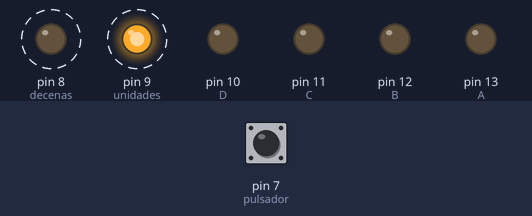
Recording of a sketch running on a simulated Arduino Uno, built with avr-gcc and run on an emulated ATmega328P. Shown: output pins drawn as LEDs (lit = HIGH). Dashed ring = blinking. The test bench sets the inputs (shaded band); at power-on: pin 7 (pulsador) LOW.

Above: at 1.25 s.
1.3 s: pin 7 (pulsador) pulled HIGH for 0.25 s
At 1.45 s:
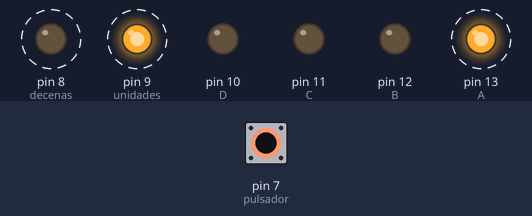
4.3 s: pin 7 (pulsador) pulled HIGH for 1 s
At 5.05 s:
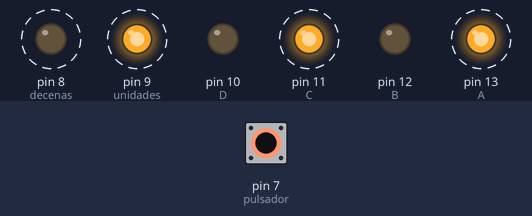
7.3 s: pin 7 (pulsador) pulled HIGH for 0.25 s
At 7.45 s:
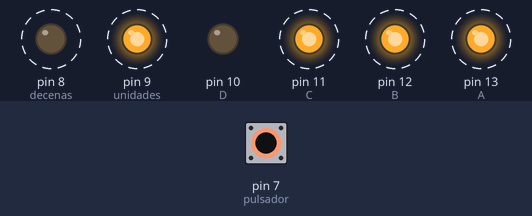
10.3 s: pin 7 (pulsador) pulled HIGH for 3.2 s
At 10.45 s:
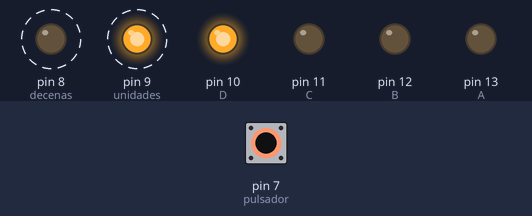
15.0 s: pin 7 (pulsador) pulled HIGH for 3.2 s
At 15.15 s:
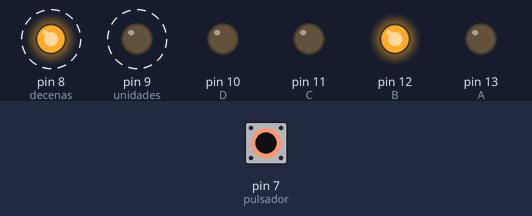
19.7 s: pin 7 (pulsador) pulled HIGH for 0.25 s
At 19.95 s:
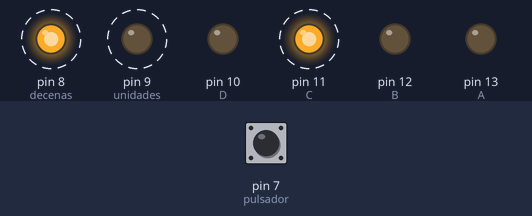
Timing chart, 0 to 23.7 s (numbered marks = the images above; inputs shaded):
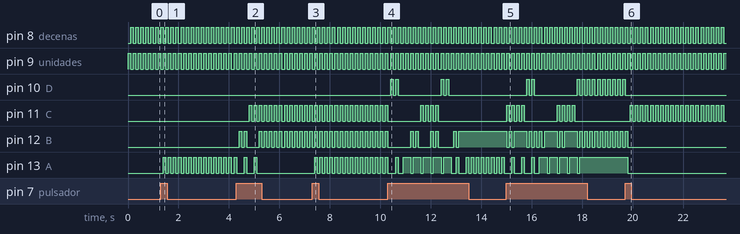

Measured:
- after the input at 1.3 s, pin 13 (A): alternates HIGH for 0.10 s and LOW for 0.10 s, starting after 0.10 s
- after the input at 4.3 s, pin 11 (C): alternates HIGH for 0.10 s and LOW for 0.10 s, starting after 0.50 s; pin 12 (B): goes HIGH 0.10 s, LOW 0.10 s, HIGH 0.10 s, LOW 0.50 s, 10 × (HIGH 0.10 s, LOW 0.10 s), then HIGH, starting after 0.10 s; pin 13 (A): alternates HIGH for 0.10 s and LOW for 0.30 s, 4 changes in all, then stays LOW, starting after 0.30 s
- after the input at 7.3 s, pin 13 (A): alternates HIGH for 0.10 s and LOW for 0.10 s, starting after 0.10 s
- after the input at 10.3 s, pin 10 (D): LOW → HIGH after 0.10 s, → LOW 0.10 s later, → HIGH 0.10 s later, → LOW 0.10 s later, … (8 changes in this stretch)
- after the input at 15.0 s, pin 10 (D): goes HIGH 0.10 s, LOW 0.10 s, HIGH 0.10 s, LOW 1.7 s, 9 × (HIGH 0.10 s, LOW 0.10 s), then HIGH, starting after 0.81 s; pin 11 (C): goes 3 × (HIGH 0.10 s, LOW 0.10 s), HIGH 0.10 s, LOW 1.3 s, 3 × (HIGH 0.10 s, LOW 0.10 s), HIGH 0.10 s, then LOW, starting at once
- after the input at 19.7 s, pin 10 (D): goes on until 19.7 s, then stays LOW; pin 11 (C): alternates HIGH for 0.10 s and LOW for 0.10 s, starting after 0.21 s; pin 12 (B): goes on until 19.8 s, then stays LOW; pin 13 (A): HIGH → LOW after 0.11 s
- by itself, pin 8 (decenas), pin 9 (unidades): alternates HIGH for 0.10 s and LOW for 0.10 s

The sketch:

numeros_del_0_al_99_con_pulsador.ino
```cpp
//Mishel Mejia-Ciercom 6"A"- Sistemas Microprocesados

//declarar variables de pines arduino
int A= 13;//bit mas siginificativo
int B=12;
int C=11;
int D=10;//bit menos significativo
int unidades=9;
int decenas=8;
int pulsador=7;
//declar variables parametricas
int valor_decena;
int valor_unidad;
// variable contador inicializada en 0
int contador=0;

void setup() {
// declarar el estado de los pines del arduino, en este caso todos se han puesto como salidas
pinMode (A,OUTPUT);//BIT MAS SIGNIFICATIVO
pinMode (B,OUTPUT);
pinMode (C,OUTPUT);
pinMode (D,OUTPUT);//BIT MENOS SIGNIFICATIVO
pinMode (unidades, OUTPUT);
pinMode (decenas, OUTPUT);
pinMode (pulsador, INPUT);
}

void loop() {

 if (digitalRead(pulsador)==HIGH){//condicion para que cuando el pulsador este en alto el contaodr aumente en uno.

 contador++;
 if(contador==100){contador=0;}}// condición para que cuando el contador llegue a 99 se vuelva a inicializar en 0 despues de este.

    valor_decena= contador/10;// Cálculo de las decenas
    valor_unidad= (contador -(valor_decena*10));//Cálculo para las unidades
    //Multiplexacion
    digitalWrite (unidades, HIGH);
    digitalWrite (decenas, LOW);
    //Imprimir dato
    contador_display (valor_unidad);// para imprimir ese parametro
    delay (100);
    digitalWrite (unidades, LOW);
    digitalWrite (decenas, HIGH);
    //imprimir dato
     contador_display (valor_decena);// para imprimir ese parametro
      delay (100);

}
void contador_display(int numero)// en int numero se almacena decena y unidad
{ // En esta parte se realiza los diferentes numeros del 0 al 9 que se observaran en los displays, como se puede ver estan en binario.
  // D es el bit menos siginificativo y A el bit mas siginificativo (DCBA)
    switch(numero){

   case 0:
  //0, el cero en binario  es 0000
   digitalWrite(A,LOW);
  digitalWrite(B,LOW);
  digitalWrite(C,LOW);
  digitalWrite(D,LOW);
    break;
    case 1:
  //1 el uno en binario es 0001
   digitalWrite(A,HIGH);
  digitalWrite(B,LOW);
  digitalWrite(C,LOW);
  digitalWrite(D,LOW);
    break;
    case 2:
  //2 el dos en binario es 0010
   digitalWrite(A,LOW);
  digitalWrite(B,HIGH);
  digitalWrite(C,LOW);
  digitalWrite(D,LOW);
    break;
    case 3:
  //3  el tres en binario es 0011
  digitalWrite(A,HIGH);
  digitalWrite(B,HIGH);
  digitalWrite(C,LOW);
  digitalWrite(D,LOW);
    break;
    case 4:

  //4  el cuatro en binario es 0100
   digitalWrite(A,LOW);
  digitalWrite(B,LOW);
  digitalWrite(C,HIGH);
  digitalWrite(D,LOW);
    break;
    case 5:
  //5   el cinco en binario es 0101
  digitalWrite(A,HIGH);
  digitalWrite(B,LOW);
  digitalWrite(C,HIGH);
  digitalWrite(D,LOW);
    break;
    case 6:
  //6 el seis en binario es 0110
  digitalWrite(A,LOW);
  digitalWrite(B,HIGH);
  digitalWrite(C,HIGH);
  digitalWrite(D,LOW);
    break;
    case 7:
  //7 el siete en binario es 0111
  digitalWrite(A,HIGH);
  digitalWrite(B,HIGH);
  digitalWrite(C,HIGH);
  digitalWrite(D,LOW);
    break;
    case 8:
  //8 el ocho en binario es 1000
  digitalWrite(A,LOW);
  digitalWrite(B,LOW);
  digitalWrite(C,LOW);
  digitalWrite(D,HIGH);
    break;
    case 9:
  //9  el nueve en binario es 1001
  digitalWrite(A,HIGH);
  digitalWrite(B,LOW);
  digitalWrite(C,LOW);
  digitalWrite(D,HIGH);
break;
    }
  }
```
